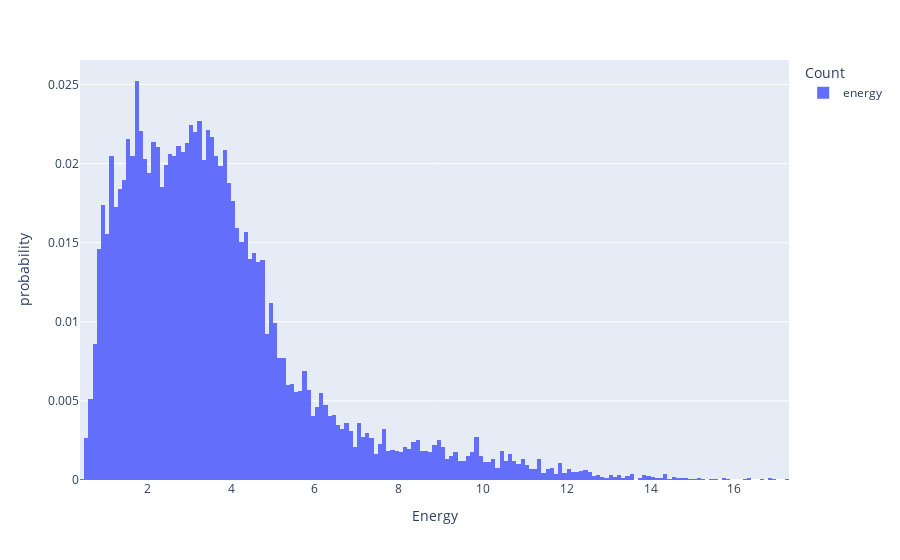

Write notebook code for a chart like this one.
### Markdown cell above
## Examining Disulfide Energies

### Code cell
labels = {'value': 'Energy', 'variable': 'Count'}
cols = ['energy']
px.histogram(SS_df['energy'], labels=labels, histnorm='probability')

### Figure 1 — Plotly figure (JSON) as saved in the notebook; plotly's stock layout.template omitted (floating-point values rounded to 4 significant figures; data arrays with more than 128 entries replaced by an {"elided": "..."} marker saying what was removed)
{"data": [{"alignmentgroup": "True", "bingroup": "x", "histnorm": "probability", "hovertemplate": "Count=energy<br>Energy=%{x}<br>probability=%{y}<extra></extra>", "legendgroup": "energy", "marker": {"color": "#636efa", "pattern": {"shape": ""}}, "name": "energy", "offsetgroup": "energy", "orientation": "v", "showlegend": true, "type": "histogram", "x": {"elided": "20378 float values"}, "xaxis": "x", "yaxis": "y"}], "layout": {"barmode": "relative", "legend": {"title": {"text": "Count"}, "tracegroupgap": 0}, "margin": {"t": 60}, "xaxis": {"anchor": "y", "domain": [0, 1], "title": {"text": "Energy"}}, "yaxis": {"anchor": "x", "domain": [0, 1], "title": {"text": "probability"}}}}
